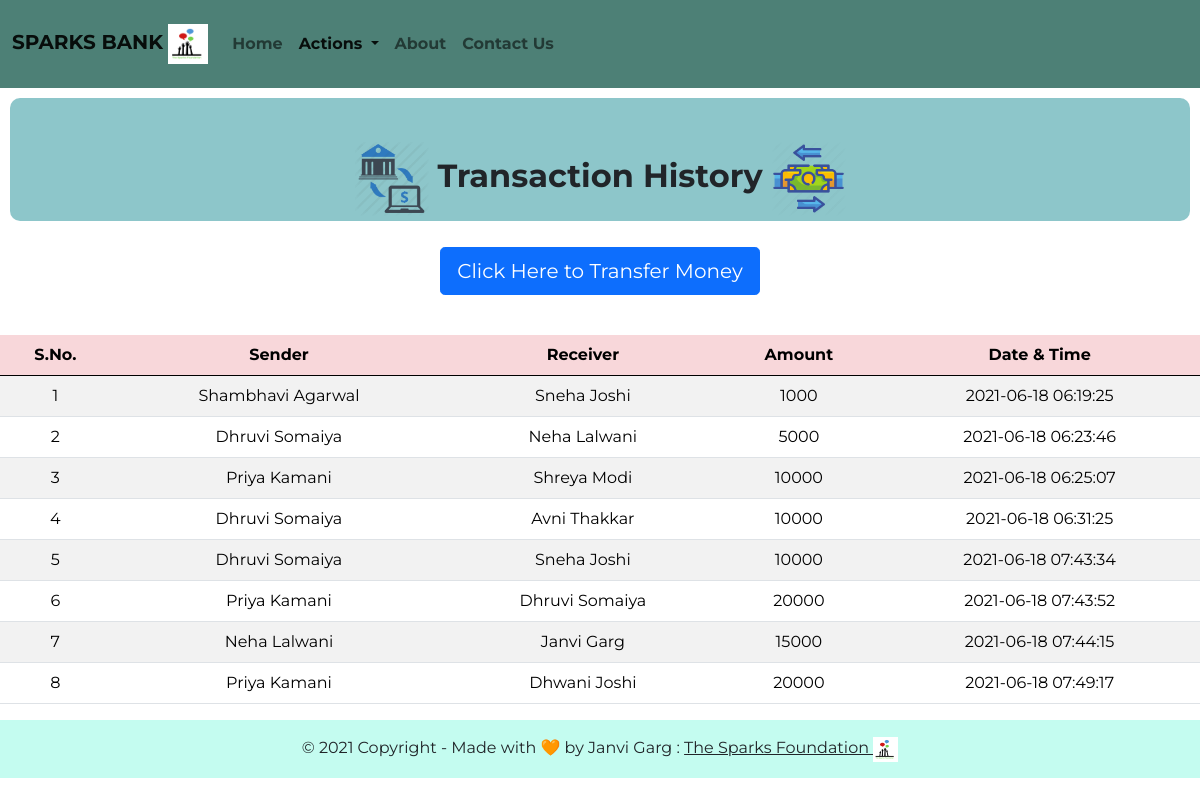
Screenshot of /php/history.php with the database file from the repository.
### tables this page shows
CREATE TABLE `transaction` (
  `sno` int(3) NOT NULL,
  `sender` text NOT NULL,
  `receiver` text NOT NULL,
  `balance` int(8) NOT NULL,
  `datetime` datetime NOT NULL DEFAULT current_timestamp()
);

### php/history.php (the view, shortened to what this page needs)
<!doctype html>
<html lang="en">
<head>
    <link href="https://cdn.jsdelivr.net/npm/bootstrap@5.0.0-beta1/dist/css/bootstrap.min.css" rel="stylesheet"
>
    <link rel="stylesheet" href="css/style3.css">
</head>
<body>
    <nav class="navbar py-2 navbar-expand-lg navbar-light" style="background-color: #4d8076;">
        <div class="container-fluid">
            <a class="navbar-brand" href="index.php"><strong>SPARKS BANK</strong> <img src="logos/tsf.png" width=40px heigth=40px/></a>
            <div class="collapse navbar-collapse" id="navbarSupportedContent">
                <ul class="navbar-nav me-auto mb-8 mb-lg-0">
                    <li class="nav-item py-3">
                        <a class="nav-link" aria-current="page" href="index.php"><strong>Home</strong></a>
                    </li>
                    <li class="nav-item dropdown py-3">
                        <a class="nav-link dropdown-toggle active" href="#" id="navbarDropdown" role="button"
                            data-bs-toggle="dropdown" aria-expanded="false">
                            <strong>Actions</strong>
                        </a>
                    </li>
                    <li class="nav-item py-3">
                        <a class="nav-link" href="https://www.thesparksfoundationsingapore.org/ "target="_blank"><strong>About</strong></a>
                    </li>
                    <li class="nav-item py-3">
                        <a class="nav-link" href="contact.php"><strong>Contact Us</strong></a>
                    </li>
                </ul>
            </div>
        </div>
    </nav>
    <class class="welcome">
        <h2 align=center>
            <br>
             <img src="logos/m1.webp" alt="Bank" width="75" height="75" style="font-weight: bold;"> <strong>Transaction History</strong> <img src="logos/m2.webp" alt="Bank" width="75" height="75">
        </h2>
    </class>
    <div class="d-grip gap-2 col-6 mx-auto text-center p-3 mb-2">
        <a href="money.php"><button type="button" class="btn btn-primary btn-lg mb-3" >Click Here to Transfer Money</button></a>
    </div>
   <div class="table-responsive-sm">
       <table class="table table-hover table-striped">
        <thead style="color : black;" class="table-danger">
            <tr>
                <th class="text-center">S.No.</th>
                <th class="text-center">Sender</th>
                <th class="text-center">Receiver</th>
                <th class="text-center">Amount</th>
                <th class="text-center">Date & Time</th>
            </tr>
        </thead>
        <tbody>
        <?php
            include 'connect.php';
            $sql ="select * from transaction";
            $query =mysqli_query($conn, $sql);
            while($rows = mysqli_fetch_assoc($query))
            {
        ?>
            <tr style="color : black;">
                <td class="text-center py-2"><?php echo $rows['sno']; ?></td>
                <td class="text-center py-2"><?php echo $rows['sender']; ?></td>
                <td class="text-center py-2"><?php echo $rows['receiver']; ?></td>
                <td class="text-center py-2"><?php echo $rows['balance']; ?> </td>
                <td class="text-center py-2"><?php echo $rows['datetime']; ?> </td>
        <?php
            }
        ?>
        </tbody>
    </table>
    </div>
    <div class="foot">
        <footer class="bg-light text-center text-lg-start">
              <div class="text-center p-3" style="background-color: #c4fcf0">
                © 2021 Copyright - Made with 🧡 by Janvi Garg :
                <a class="text-dark" href="https://www.thesparksfoundationsingapore.org/" target="_blank"> The Sparks
                    Foundation <img src="logos/tsf.png" width=25px heigth=25px/></a>
            </div>
        </footer>
    </div>
</body>
</html>

### css/style3.css (style rules this page uses)
* { font-family: 'Montserrat', sans-serif; }
.welcome h2 { margin: 10px; padding: 5px; text-align: center; background-color:rgba(141, 198, 202, 0.993) ; border-radius: 10px; }

### rows the page displays
transaction: sno "1", sender "Shambhavi Agarwal", receiver "Sneha Joshi", balance "1000", datetime "2021-06-18 06:19:25"
transaction: sno "2", sender "Dhruvi Somaiya", receiver "Neha Lalwani", balance "5000", datetime "2021-06-18 06:23:46"
transaction: sno "3", sender "Priya Kamani", receiver "Shreya Modi", balance "10000", datetime "2021-06-18 06:25:07"
transaction: sno "4", sender "Dhruvi Somaiya", receiver "Avni Thakkar", balance "10000", datetime "2021-06-18 06:31:25"
transaction: sno "5", sender "Dhruvi Somaiya", receiver "Sneha Joshi", balance "10000", datetime "2021-06-18 07:43:34"
transaction: sno "6", sender "Priya Kamani", receiver "Dhruvi Somaiya", balance "20000", datetime "2021-06-18 07:43:52"
transaction: sno "7", sender "Neha Lalwani", receiver "Janvi Garg", balance "15000", datetime "2021-06-18 07:44:15"
transaction: sno "8", sender "Priya Kamani", receiver "Dhwani Joshi", balance "20000", datetime "2021-06-18 07:49:17"
